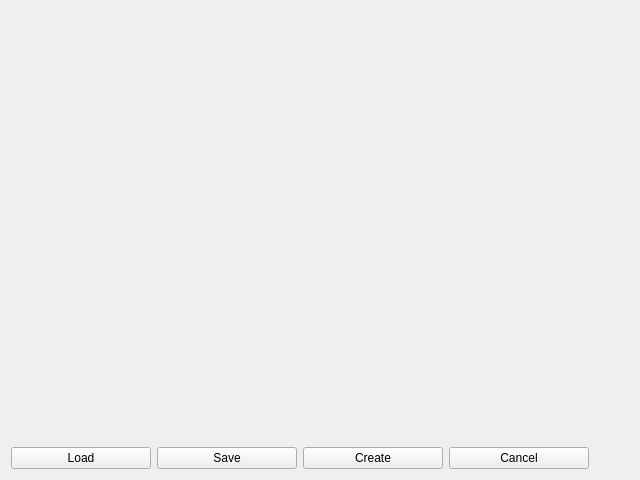
<?xml version="1.0" encoding="UTF-8"?>
<ui version="4.0">
 <class>CreateGraphForm</class>
 <widget class="QWidget" name="CreateGraphForm">
  <property name="geometry">
   <rect>
    <x>0</x>
    <y>0</y>
    <width>640</width>
    <height>480</height>
   </rect>
  </property>
  <property name="windowTitle">
   <string>Form</string>
  </property>
  <layout class="QVBoxLayout" name="verticalLayout">
   <item>
    <widget class="CreateGraphWidget" name="widget" native="true">
     <property name="sizePolicy">
      <sizepolicy hsizetype="Preferred" vsizetype="Expanding">
       <horstretch>0</horstretch>
       <verstretch>0</verstretch>
      </sizepolicy>
     </property>
    </widget>
   </item>
   <item>
    <layout class="QHBoxLayout" name="horizontalLayout_2">
     <property name="sizeConstraint">
      <enum>QLayout::SetMaximumSize</enum>
     </property>
     <item>
      <widget class="QPushButton" name="pushButton_2">
       <property name="text">
        <string>Load</string>
       </property>
      </widget>
     </item>
     <item>
      <widget class="QPushButton" name="pushButton">
       <property name="text">
        <string>Save</string>
       </property>
      </widget>
     </item>
     <item>
      <widget class="QPushButton" name="pushButton_3">
       <property name="text">
        <string>Create</string>
       </property>
      </widget>
     </item>
     <item>
      <widget class="QPushButton" name="pushButton_4">
       <property name="text">
        <string>Cancel</string>
       </property>
      </widget>
     </item>
     <item>
      <spacer name="horizontalSpacer">
       <property name="orientation">
        <enum>Qt::Horizontal</enum>
       </property>
       <property name="sizeType">
        <enum>QSizePolicy::Minimum</enum>
       </property>
       <property name="sizeHint" stdset="0">
        <size>
         <width>40</width>
         <height>20</height>
        </size>
       </property>
      </spacer>
     </item>
    </layout>
   </item>
  </layout>
 </widget>
 <customwidgets>
  <customwidget>
   <class>CreateGraphWidget</class>
   <extends>QWidget</extends>
   <header>creategraphwidget.h</header>
   <container>1</container>
  </customwidget>
 </customwidgets>
 <resources/>
 <connections/>
</ui>
